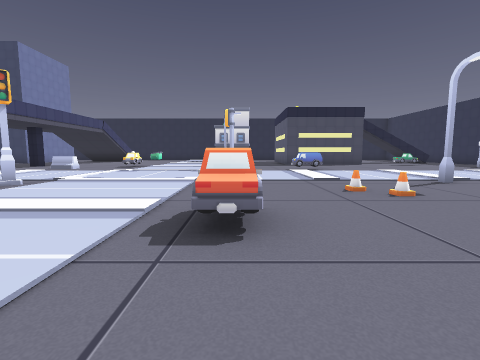
view 1 (above)

24 first-person views from a walk through a level from a Godot 3-D game. The camera is 1.3 m above the floor, tilts 6° down and sees 85° across. The floor is counted in squares, 2 m on a side. Each view is taken from the middle of a square. On the plan, view 1 faces up. The plan holds only what a view shows up to about 9 squares ahead; the rest is blank. The place goes on beyond the plan.

view 2
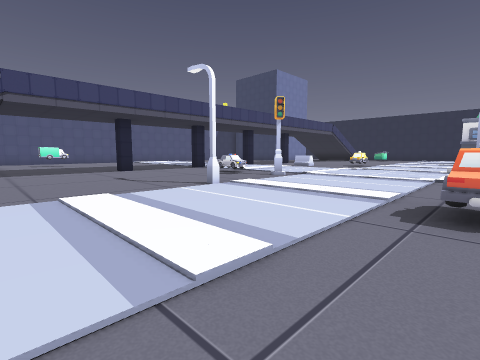

view 3
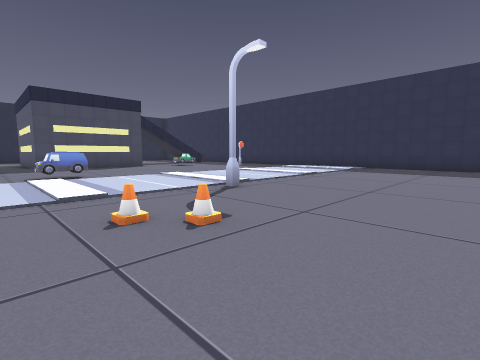

view 4
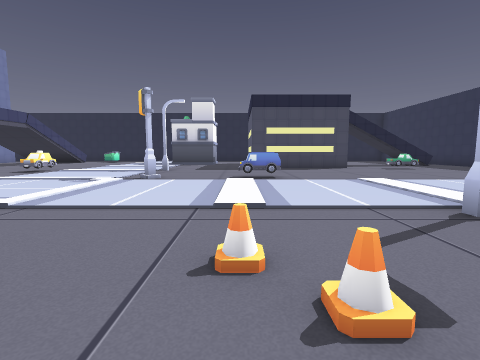

view 5
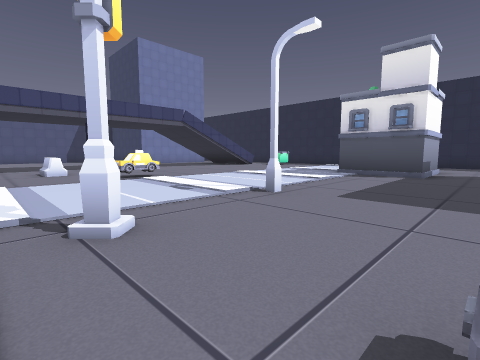

view 6
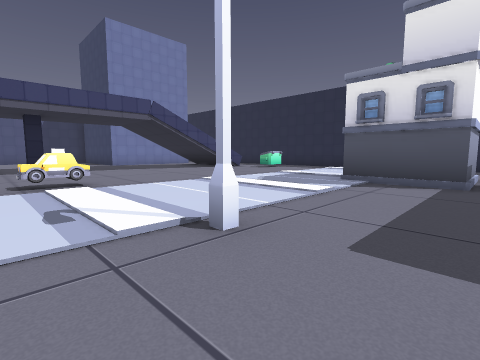

view 7
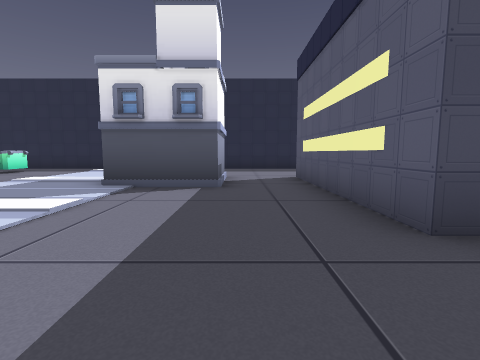

view 8
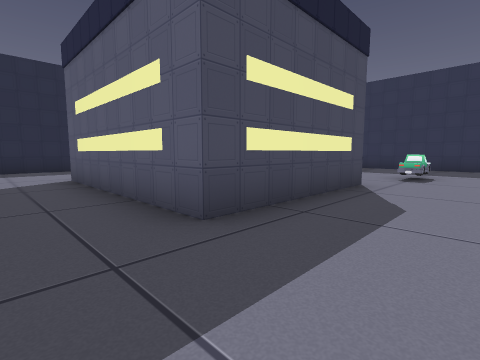

view 9
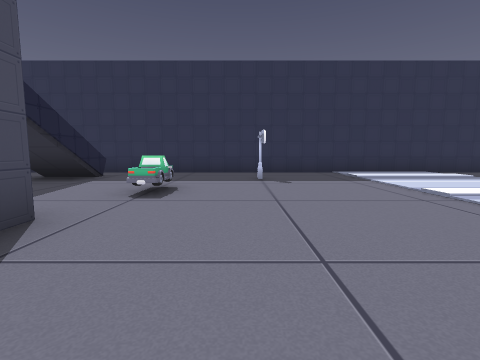

view 10
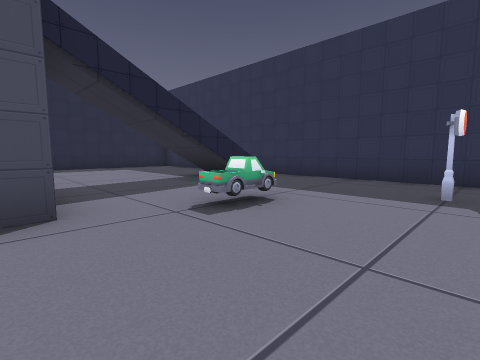

view 11
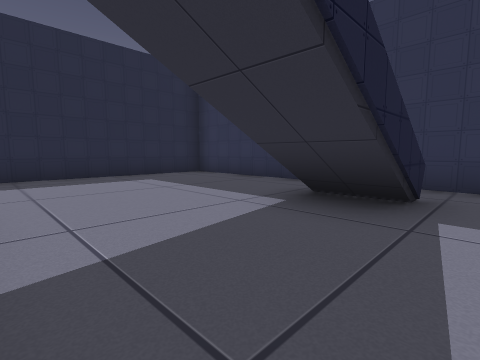

view 12
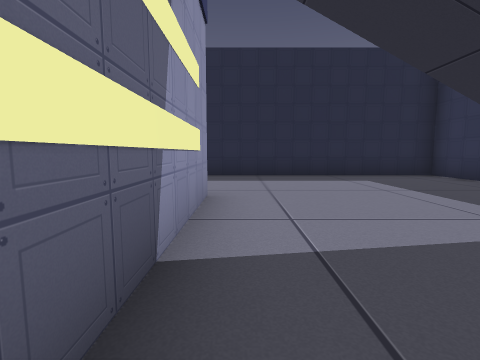

view 13
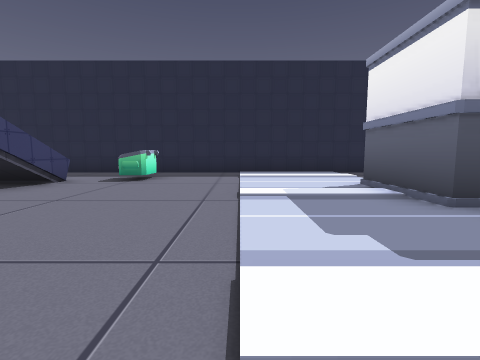

view 14
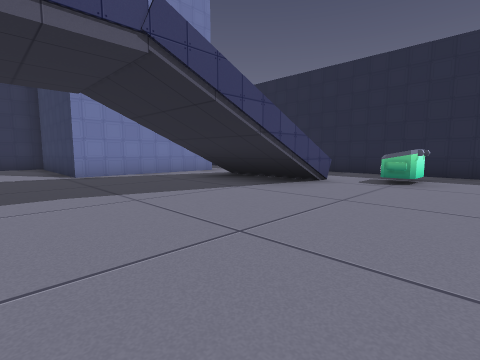

view 15
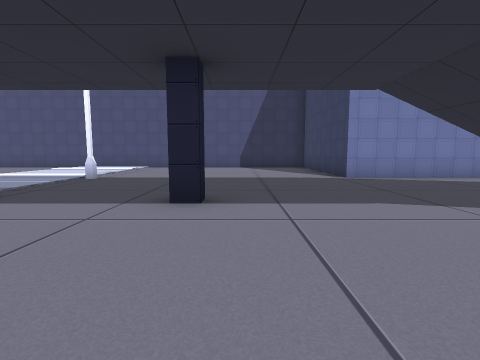

view 16
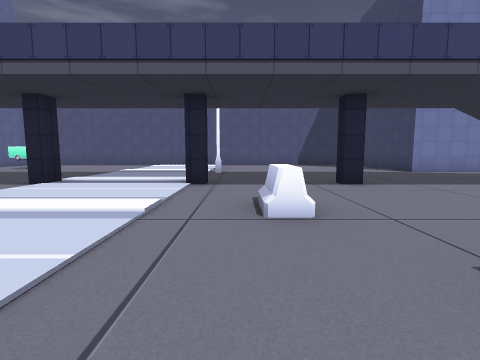

view 17
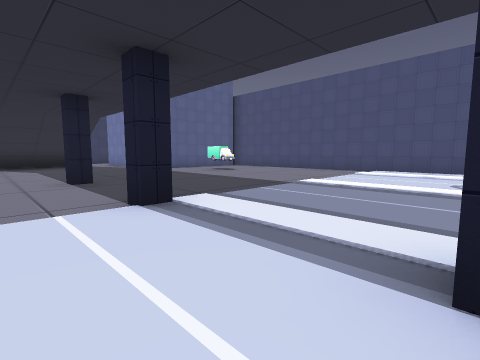

view 18
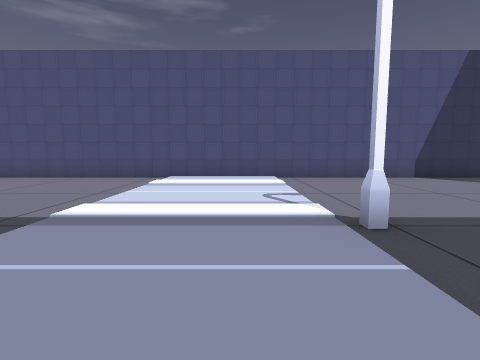

view 19
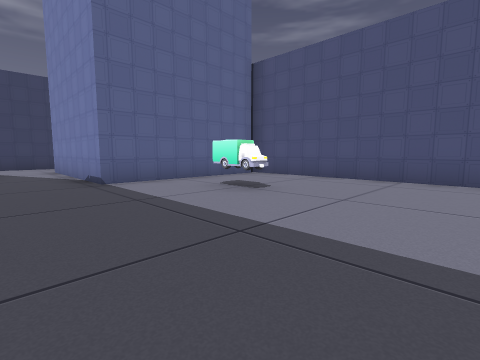

view 20
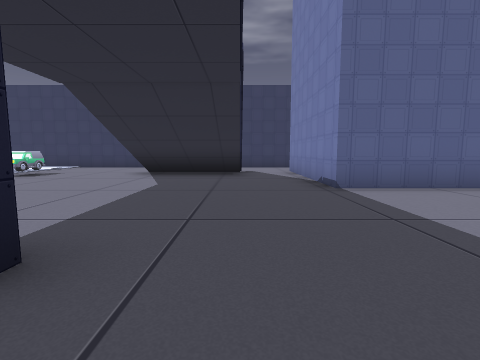

view 21
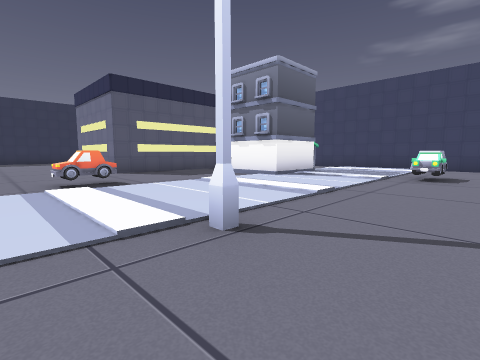

view 22
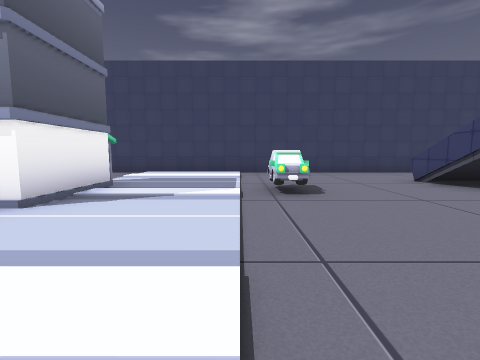

view 23
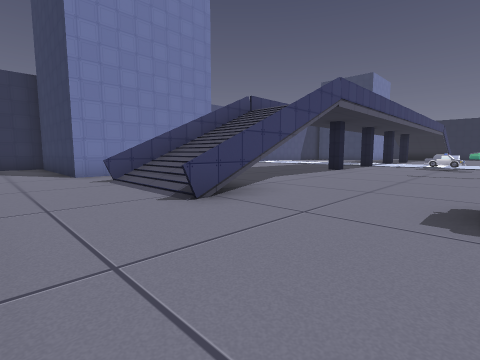

view 24
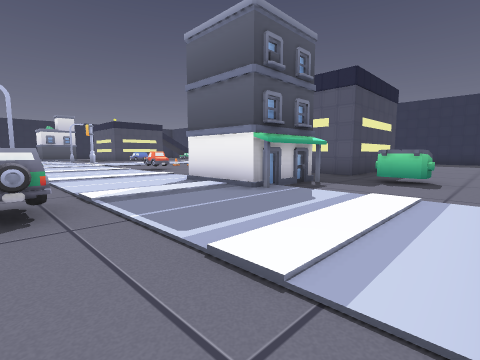

### Floor plan
Key: @ floor where view 1 was taken; # wall or solid block; x gap in a wall; . main floor; : floor 0.25 m higher than the main floor; / step, stairs or slope; = window, fence, low wall or low ledge; ^ raised ledge; C cone; T taxi; B building; A barrier; U dumpster.
Columns run from 18 left of view 1 to 13 right of it. Each row starts with its distance up from view 1.
 23         ##############  ########
 22          .......... ..  .......#
 21          ..U../::/ ...  .......#
 20         //#UU..... ...  .......#
 19      #. //=......BB..#  #......#
 18      #. //=.../::.B..#  #......#
 17      #...........BB..#  #...   #
 16   ####...............#  #...##.#
 15 # ............/::/...#  #......#
 14 #....................####......#
 13 #.........................==...#
 12 #.......#....T/::#.............#
 11 #...........................#..#
 10 #..........A......#.^^.........#
  9 #./..#..#../../::/../../../../.#
  8 #.:..:..:..:..:.....:..:..:..:.#
  7 #.:..:..:..:..:.....:..:..:..:.#
  6 #./../..#..  ./../../.#/../../.#
  5 #..........#x..................#
  4 #...................CC.........#
  3 #.......#...../::/^............#
  2 #..#..........#...^..........
  1 #..#.................##
  0 #............./::/@..#
 -1 ######..............
 -2      #...........BB
 -3      #.=//=..^/::   .#
 -4      #.=//=..^...BB..###
 -5   ####.#//#........U..
 -6   ............/::/.U...
 -7     ...................
 -8         ###########

Where each view was taken, in squares from view 1:
view 1: 0 up, 0 right, facing up
view 2: 1 down, 0 right, facing up-left
view 3: 2 up, 1 right, facing up-right
view 4: 3 up, 2 right, facing up
view 5: 9 up, 2 right, facing up-left
view 6: 11 up, 1 right, facing up-left
view 7: 12 up, 1 right, facing up
view 8: 12 up, 1 right, facing up-right
view 9: 12 up, 4 right, facing right
view 10: 11 up, 6 right, facing up-right
view 11: 15 up, 7 right, facing up-right
view 12: 15 up, 7 right, facing up
view 13: 14 up, 4 left, facing up
view 14: 14 up, 5 left, facing up-left
view 15: 13 up, 6 left, facing left
view 16: 10 up, 4 left, facing left
view 17: 9 up, 8 left, facing down-left
view 18: 8 up, 10 left, facing left
view 19: 5 up, 11 left, facing down-left
view 20: 4 up, 11 left, facing down
view 21: 4 up, 6 left, facing down-right
view 22: 1 up, 4 left, facing down
view 23: 7 down, 5 left, facing up-left
view 24: 7 down, 5 left, facing up-right
